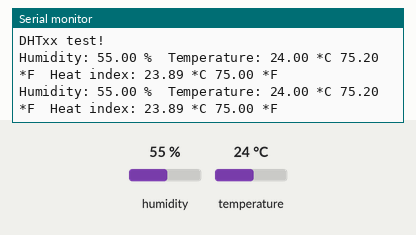
The sketch below on a simulated Particle Photon. Parts: the last lines printed to the serial monitor. The inputs (shaded band) are chosen by the test bench; at power-on: humidity 55 %, temperature 24 °C.

Above: at 4.8 s.
4.9 s: humidity set to 22 %
At 7.4 s:
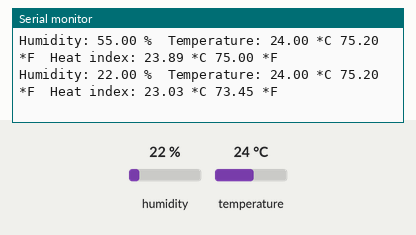
7.9 s: temperature set to 12 °C
At 9.3 s:
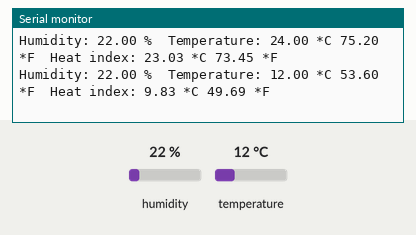
10.9 s: humidity set to 40 %
At 13.2 s:
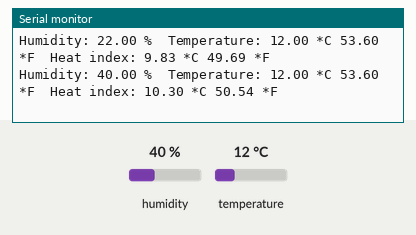
Timing chart, 0 to 14.7 s (numbered marks = the images above; inputs shaded):
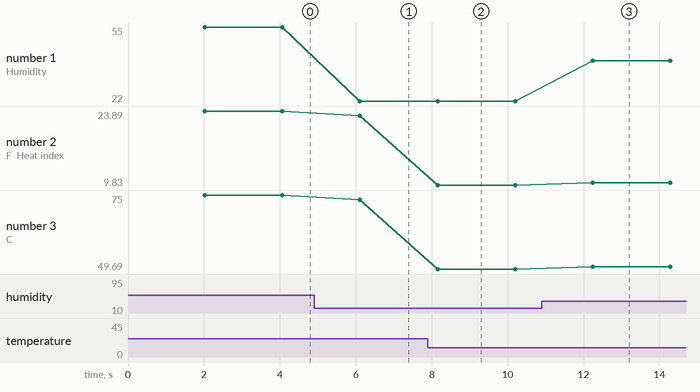

Measured:
- after the input at 4.9 s, the serial monitor: prints a new line after 1.2 s (image 1)
- after the input at 7.9 s, the serial monitor: prints a new line after 0.25 s (image 2)
- after the input at 10.9 s, the serial monitor: prints a new line after 1.3 s (image 3)
- plotted number 1: 55 → 22 after the input at 4.9 s, 22 → 40 after the input at 10.9 s
- plotted number 2: 23.89 → 23.03 after the input at 4.9 s, 23.03 → 9.83 after the input at 7.9 s, 9.83 → 10.3 after the input at 10.9 s
- plotted number 3: 75 → 73.45 after the input at 4.9 s, 73.45 → 49.69 after the input at 7.9 s, 49.69 → 50.54 after the input at 10.9 s

The sketch:

dhttester.ino
```cpp
// This #include statement was automatically added by the Particle IDE.
#include <Adafruit_Sensor.h>
// This #include statement was automatically added by the Particle IDE.
#include <DHT.h>

// Example testing sketch for various DHT humidity/temperature sensors
// Written by ladyada, public domain

#define DHTPIN 2     // what digital pin we're connected to

// Uncomment whatever type you're using!
#define DHTTYPE DHT11   // DHT 11
// #define DHTTYPE DHT22   // DHT 22  (AM2302), AM2321
//#define DHTTYPE DHT21   // DHT 21 (AM2301)

// Initialize DHT sensor.
// Note that older versions of this library took an optional third parameter to
// tweak the timings for faster processors.  This parameter is no longer needed
// as the current DHT reading algorithm adjusts itself to work on faster procs.
DHT dht(DHTPIN, DHTTYPE);

// float tVal = 0.0;  => "float"gives an ERROR. double has to be used instead
double tVal = 0;
double hVal = 0;

void setup() {
  Serial.begin(9600);
  Serial.println("DHTxx test!");

  dht.begin();
}

void loop() {
  // Wait a few seconds between measurements.
  delay(2000);

  // Reading temperature or humidity takes about 250 milliseconds!
  // Sensor readings may also be up to 2 seconds 'old' (its a very slow sensor)
  hVal = dht.readHumidity();
  // Read temperature as Celsius (the default)
  tVal = dht.readTemperature();
  // Read temperature as Fahrenheit (isFahrenheit = true)
  float f = dht.readTemperature(true);

  // Check if any reads failed and exit early (to try again).
  if (isnan(hVal) || isnan(tVal) || isnan(f)) {
    Serial.println("Failed to read from DHT sensor!");
    return;
  }

  // Compute heat index in Fahrenheit (the default)
  float hif = dht.computeHeatIndex(f, hVal);
  // Compute heat index in Celsius (isFahreheit = false)
  float hic = dht.computeHeatIndex(tVal, hVal, false);

  Serial.print("Humidity: ");
  Serial.print(hVal);
  Serial.print(" %\t");
  Serial.print("Temperature: ");
  Serial.print(tVal);
  Serial.print(" *C ");
  Serial.print(f);
  Serial.print(" *F\t");
  Serial.print("Heat index: ");
  Serial.print(hic);
  Serial.print(" *C ");
  Serial.print(hif);
  Serial.println(" *F");

  // ****** Setting up a variable to READ in Cloud;
  //  Particle.variable is similar to Serial print
  // Reference: https://docs.particle.io/reference/device-os/firmware/photon/#particle-variable-
  Particle.variable("tVal", tVal);
  Particle.variable("hVal", hVal);


 // combine the various numbers into a valid JSON string and publish it
  Particle.publish("SensorReadings", String::format("{\"Humidity(\%)\": %4.2f, \"Temperature(°C)\": %4.2f, \"Temperature(°F)\": %4.2f,  \"Heat Index(°C)\": %4.2f}", hVal, tVal, f, hic));
}
```
